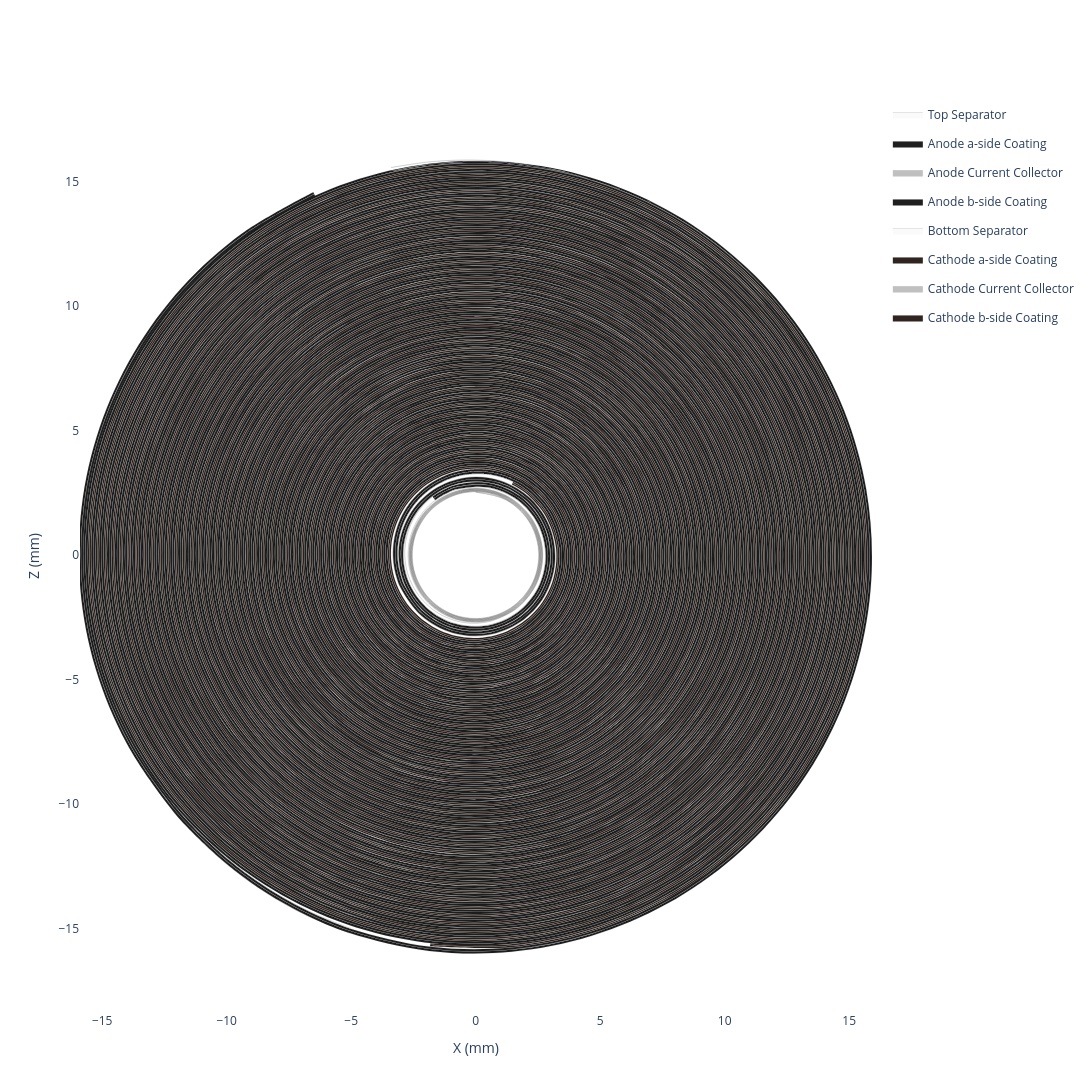

The code cell stored with this chart in its notebook:
### Code cell
my_jellyroll.get_spiral_plot(height=1300, width=1300).show()

### Figure 1 — Plotly figure (JSON) as saved in the notebook; plotly's stock layout.template omitted (floating-point values rounded to 4 significant figures; data arrays with more than 128 entries replaced by an {"elided": "..."} marker saying what was removed)
{"data": [{"customdata": {"elided": "4897x6 float values"}, "fill": "toself", "fillcolor": "#fafafa", "hovertemplate": "<b>Top Separator (Extruded)</b><br>Theta: %{customdata[0]:.2f}°<br>Unwrapped Length: %{customdata[1]:.2f} mm<br>Radius: %{customdata[2]:.2f} mm<br>X: %{customdata[3]:.2f} mm<br>Z: %{customdata[4]:.2f} mm<br>Turns: %{customdata[5]:.2f}<extra></extra>", "legendgroup": "Top Separator", "line": {"color": "black", "shape": "spline", "width": 0.1}, "mode": "lines", "name": "Top Separator", "type": "scatter", "x": {"elided": "4897 float values"}, "y": {"elided": "4897 float values"}}, {"customdata": {"elided": "2668x6 float values"}, "fill": "toself", "fillcolor": "#1f1f1f", "hovertemplate": "<b>Anode a-side Coating (Extruded)</b><br>Theta: %{customdata[0]:.2f}°<br>Unwrapped Length: %{customdata[1]:.2f} mm<br>Radius: %{customdata[2]:.2f} mm<br>X: %{customdata[3]:.2f} mm<br>Z: %{customdata[4]:.2f} mm<br>Turns: %{customdata[5]:.2f}<extra></extra>", "legendgroup": "Anode a-side Coating", "line": {"color": "black", "shape": "spline", "width": 0.1}, "mode": "lines", "name": "Anode a-side Coating", "type": "scatter", "x": {"elided": "2668 float values"}, "y": {"elided": "2668 float values"}}, {"customdata": {"elided": "2668x6 float values"}, "fill": "toself", "fillcolor": "#C0C0C0", "hovertemplate": "<b>Anode Current Collector (Extruded)</b><br>Theta: %{customdata[0]:.2f}°<br>Unwrapped Length: %{customdata[1]:.2f} mm<br>Radius: %{customdata[2]:.2f} mm<br>X: %{customdata[3]:.2f} mm<br>Z: %{customdata[4]:.2f} mm<br>Turns: %{customdata[5]:.2f}<extra></extra>", "legendgroup": "Anode Current Collector", "line": {"color": "black", "shape": "spline", "width": 0.1}, "mode": "lines", "name": "Anode Current Collector", "type": "scatter", "x": {"elided": "2668 float values"}, "y": {"elided": "2668 float values"}}, {"customdata": {"elided": "2668x6 float values"}, "fill": "toself", "fillcolor": "#1f1f1f", "hovertemplate": "<b>Anode b-side Coating (Extruded)</b><br>Theta: %{customdata[0]:.2f}°<br>Unwrapped Length: %{customdata[1]:.2f} mm<br>Radius: %{customdata[2]:.2f} mm<br>X: %{customdata[3]:.2f} mm<br>Z: %{customdata[4]:.2f} mm<br>Turns: %{customdata[5]:.2f}<extra></extra>", "legendgroup": "Anode b-side Coating", "line": {"color": "black", "shape": "spline", "width": 0.1}, "mode": "lines", "name": "Anode b-side Coating", "type": "scatter", "x": {"elided": "2668 float values"}, "y": {"elided": "2668 float values"}}, {"customdata": {"elided": "4897x6 float values"}, "fill": "toself", "fillcolor": "#fafafa", "hovertemplate": "<b>Bottom Separator (Extruded)</b><br>Theta: %{customdata[0]:.2f}°<br>Unwrapped Length: %{customdata[1]:.2f} mm<br>Radius: %{customdata[2]:.2f} mm<br>X: %{customdata[3]:.2f} mm<br>Z: %{customdata[4]:.2f} mm<br>Turns: %{customdata[5]:.2f}<extra></extra>", "legendgroup": "Bottom Separator", "line": {"color": "black", "shape": "spline", "width": 0.1}, "mode": "lines", "name": "Bottom Separator", "type": "scatter", "x": {"elided": "4897 float values"}, "y": {"elided": "4897 float values"}}, {"customdata": {"elided": "1980x6 float values"}, "fill": "toself", "fillcolor": "#2f241f", "hovertemplate": "<b>Cathode a-side Coating (Extruded)</b><br>Theta: %{customdata[0]:.2f}°<br>Unwrapped Length: %{customdata[1]:.2f} mm<br>Radius: %{customdata[2]:.2f} mm<br>X: %{customdata[3]:.2f} mm<br>Z: %{customdata[4]:.2f} mm<br>Turns: %{customdata[5]:.2f}<extra></extra>", "legendgroup": "Cathode a-side Coating", "line": {"color": "black", "shape": "spline", "width": 0.1}, "mode": "lines", "name": "Cathode a-side Coating", "type": "scatter", "x": {"elided": "1980 float values"}, "y": {"elided": "1980 float values"}}, {"customdata": {"elided": "1980x6 float values"}, "fill": "toself", "fillcolor": "#C0C0C0", "hovertemplate": "<b>Cathode Current Collector (Extruded)</b><br>Theta: %{customdata[0]:.2f}°<br>Unwrapped Length: %{customdata[1]:.2f} mm<br>Radius: %{customdata[2]:.2f} mm<br>X: %{customdata[3]:.2f} mm<br>Z: %{customdata[4]:.2f} mm<br>Turns: %{customdata[5]:.2f}<extra></extra>", "legendgroup": "Cathode Current Collector", "line": {"color": "black", "shape": "spline", "width": 0.1}, "mode": "lines", "name": "Cathode Current Collector", "type": "scatter", "x": {"elided": "1980 float values"}, "y": {"elided": "1980 float values"}}, {"customdata": {"elided": "1980x6 float values"}, "fill": "toself", "fillcolor": "#2f241f", "hovertemplate": "<b>Cathode b-side Coating (Extruded)</b><br>Theta: %{customdata[0]:.2f}°<br>Unwrapped Length: %{customdata[1]:.2f} mm<br>Radius: %{customdata[2]:.2f} mm<br>X: %{customdata[3]:.2f} mm<br>Z: %{customdata[4]:.2f} mm<br>Turns: %{customdata[5]:.2f}<extra></extra>", "legendgroup": "Cathode b-side Coating", "line": {"color": "black", "shape": "spline", "width": 0.1}, "mode": "lines", "name": "Cathode b-side Coating", "type": "scatter", "x": {"elided": "1980 float values"}, "y": {"elided": "1980 float values"}}, {"customdata": {"elided": "2073x6 float values"}, "hovertemplate": "<b>Top Separator</b><br>Theta: %{customdata[0]:.2f}°<br>Unwrapped Length: %{customdata[1]:.2f} mm<br>Radius: %{customdata[2]:.2f} mm<br>X: %{customdata[3]:.2f} mm<br>Z: %{customdata[4]:.2f} mm<br>Turns: %{customdata[5]:.2f}<extra></extra>", "legendgroup": "Top Separator", "line": {"color": "#fafafa", "shape": "spline", "width": 0}, "mode": "lines", "name": "Top Separator", "showlegend": false, "type": "scatter", "x": {"elided": "2073 float values"}, "y": {"elided": "2073 float values"}}, {"customdata": {"elided": "1332x6 float values"}, "hovertemplate": "<b>Anode a-side Coating</b><br>Theta: %{customdata[0]:.2f}°<br>Unwrapped Length: %{customdata[1]:.2f} mm<br>Radius: %{customdata[2]:.2f} mm<br>X: %{customdata[3]:.2f} mm<br>Z: %{customdata[4]:.2f} mm<br>Turns: %{customdata[5]:.2f}<extra></extra>", "legendgroup": "Anode a-side Coating", "line": {"color": "#1f1f1f", "shape": "spline", "width": 0}, "mode": "lines", "name": "Anode a-side Coating", "showlegend": false, "type": "scatter", "x": {"elided": "1332 float values"}, "y": {"elided": "1332 float values"}}, {"customdata": {"elided": "1332x6 float values"}, "hovertemplate": "<b>Anode Current Collector</b><br>Theta: %{customdata[0]:.2f}°<br>Unwrapped Length: %{customdata[1]:.2f} mm<br>Radius: %{customdata[2]:.2f} mm<br>X: %{customdata[3]:.2f} mm<br>Z: %{customdata[4]:.2f} mm<br>Turns: %{customdata[5]:.2f}<extra></extra>", "legendgroup": "Anode Current Collector", "line": {"color": "#C0C0C0", "shape": "spline", "width": 0}, "mode": "lines", "name": "Anode Current Collector", "showlegend": false, "type": "scatter", "x": {"elided": "1332 float values"}, "y": {"elided": "1332 float values"}}, {"customdata": {"elided": "1332x6 float values"}, "hovertemplate": "<b>Anode b-side Coating</b><br>Theta: %{customdata[0]:.2f}°<br>Unwrapped Length: %{customdata[1]:.2f} mm<br>Radius: %{customdata[2]:.2f} mm<br>X: %{customdata[3]:.2f} mm<br>Z: %{customdata[4]:.2f} mm<br>Turns: %{customdata[5]:.2f}<extra></extra>", "legendgroup": "Anode b-side Coating", "line": {"color": "#1f1f1f", "shape": "spline", "width": 0}, "mode": "lines", "name": "Anode b-side Coating", "showlegend": false, "type": "scatter", "x": {"elided": "1332 float values"}, "y": {"elided": "1332 float values"}}, {"customdata": {"elided": "2073x6 float values"}, "hovertemplate": "<b>Bottom Separator</b><br>Theta: %{customdata[0]:.2f}°<br>Unwrapped Length: %{customdata[1]:.2f} mm<br>Radius: %{customdata[2]:.2f} mm<br>X: %{customdata[3]:.2f} mm<br>Z: %{customdata[4]:.2f} mm<br>Turns: %{customdata[5]:.2f}<extra></extra>", "legendgroup": "Bottom Separator", "line": {"color": "#fafafa", "shape": "spline", "width": 0}, "mode": "lines", "name": "Bottom Separator", "showlegend": false, "type": "scatter", "x": {"elided": "2073 float values"}, "y": {"elided": "2073 float values"}}, {"customdata": {"elided": "988x6 float values"}, "hovertemplate": "<b>Cathode a-side Coating</b><br>Theta: %{customdata[0]:.2f}°<br>Unwrapped Length: %{customdata[1]:.2f} mm<br>Radius: %{customdata[2]:.2f} mm<br>X: %{customdata[3]:.2f} mm<br>Z: %{customdata[4]:.2f} mm<br>Turns: %{customdata[5]:.2f}<extra></extra>", "legendgroup": "Cathode a-side Coating", "line": {"color": "#2f241f", "shape": "spline", "width": 0}, "mode": "lines", "name": "Cathode a-side Coating", "showlegend": false, "type": "scatter", "x": {"elided": "988 float values"}, "y": {"elided": "988 float values"}}, {"customdata": {"elided": "988x6 float values"}, "hovertemplate": "<b>Cathode Current Collector</b><br>Theta: %{customdata[0]:.2f}°<br>Unwrapped Length: %{customdata[1]:.2f} mm<br>Radius: %{customdata[2]:.2f} mm<br>X: %{customdata[3]:.2f} mm<br>Z: %{customdata[4]:.2f} mm<br>Turns: %{customdata[5]:.2f}<extra></extra>", "legendgroup": "Cathode Current Collector", "line": {"color": "#C0C0C0", "shape": "spline", "width": 0}, "mode": "lines", "name": "Cathode Current Collector", "showlegend": false, "type": "scatter", "x": {"elided": "988 float values"}, "y": {"elided": "988 float values"}}, {"customdata": {"elided": "988x6 float values"}, "hovertemplate": "<b>Cathode b-side Coating</b><br>Theta: %{customdata[0]:.2f}°<br>Unwrapped Length: %{customdata[1]:.2f} mm<br>Radius: %{customdata[2]:.2f} mm<br>X: %{customdata[3]:.2f} mm<br>Z: %{customdata[4]:.2f} mm<br>Turns: %{customdata[5]:.2f}<extra></extra>", "legendgroup": "Cathode b-side Coating", "line": {"color": "#2f241f", "shape": "spline", "width": 0}, "mode": "lines", "name": "Cathode b-side Coating", "showlegend": false, "type": "scatter", "x": {"elided": "988 float values"}, "y": {"elided": "988 float values"}}], "layout": {"height": 1300, "hovermode": "closest", "paper_bgcolor": "white", "plot_bgcolor": "white", "width": 1300, "xaxis": {"scaleanchor": "y", "title": {"text": "X (mm)"}, "zeroline": false}, "yaxis": {"title": {"text": "Z (mm)"}, "zeroline": false}}}
